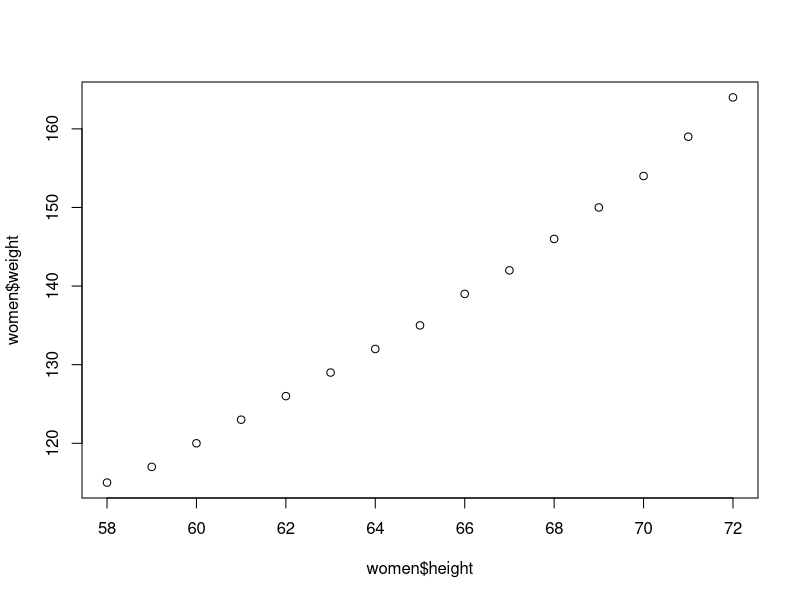
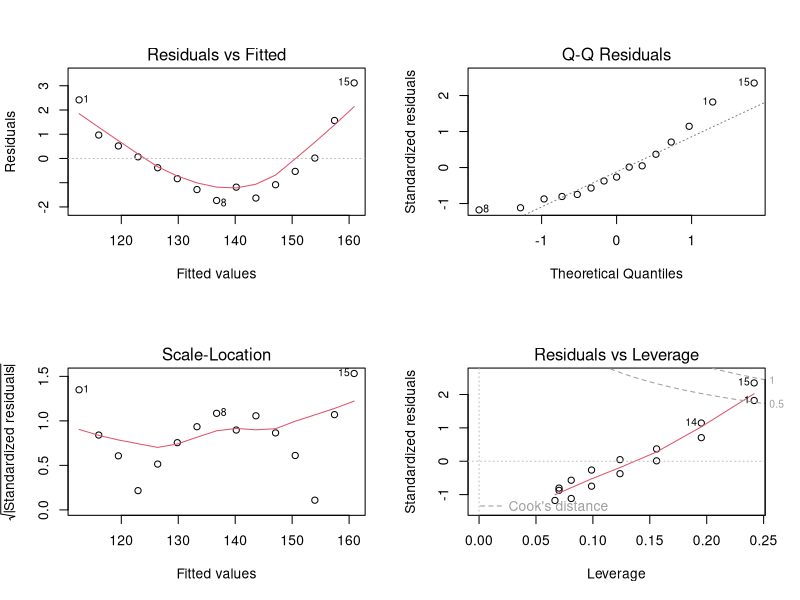
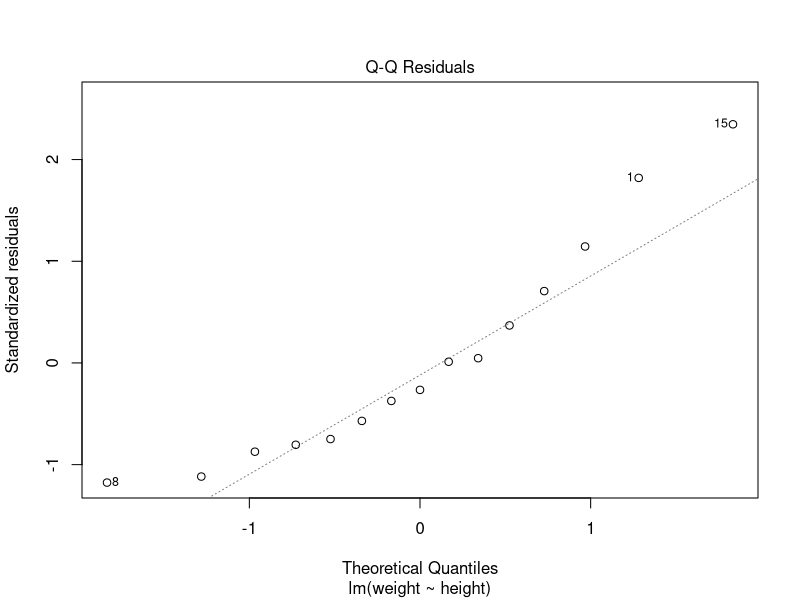
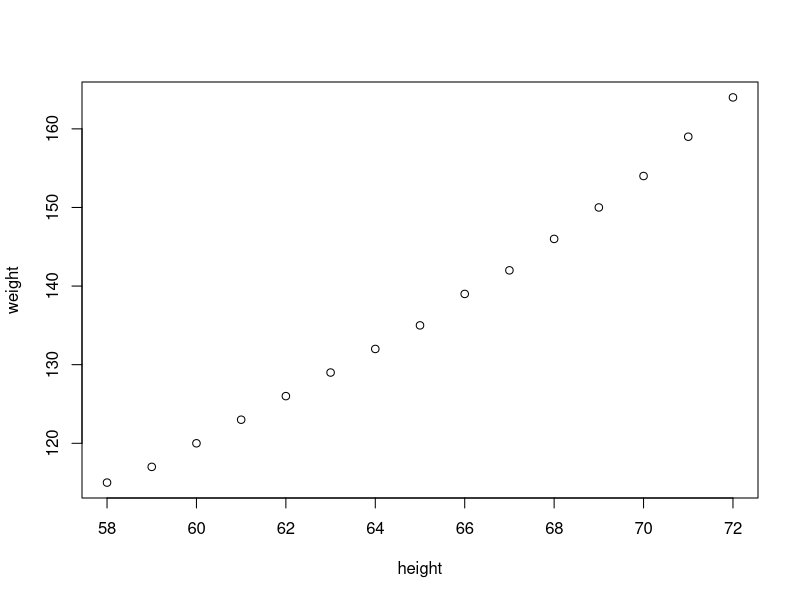

Write the R code that produced these figures, in order. (Note: this script raises an error after producing the figures.)
# Simple Linear Regression : Built in Data Set Women
# Check for assumptions of Regression in the data Set
women
?women
str(women)
fit = lm(weight ~ height, data=women)
?plot
#Initial Checks
cor(women$height, women$weight)
#there is Strong and Positive Relationship between height and weight
plot(women$height, women$weight)
par(mfrow=c(2,2))
plot(fit)

#one by one
par(mfrow=c(1,1))
plot(fit, which=2)
plot(women)
residuals(fit)
str(women)
head(women)
women[,2]
fitted(fit)
cbind(women, fitted(fit), predicted=3.45 * women$height - 87)
cbind(women, fitted(fit), residue=fitted(fit)-women$weight, resid(fit))
y = 3.4 * height - 87
plot(residuals(fit))
hist(women$height, breaks=4)
hist(residuals(fit))

hist(residuals(fit), freq=F)
lines(density(residuals(fit)))

#Prediction
ndata = data.frame(height=52.5)
predict(fit, newdata=ndata, type='response')


#Assumptions Regression
#Linearity----
#Linearity of the data. The relationship between the predictor (x) and the outcome (y) is assumed to be linear.
# component + residual plot 
plot(women$height, fitted(fit))
plot(residuals(fit) ~ fitted(fit))
plot(fit, which=1)
#residuals should be randomly distributed and not increase or decrease 


#Normality----
#Normality of residuals. The residual errors are assumed to be normally distributed.
plot(density(resid(fit)))
plot(fit, which=2)

#Homoscedasticity----
#Homogeneity of residuals variance. The residuals are assumed to have a constant variance (homoscedasticity - opposite of heteroscedasticity)
plot(fit, which=3)
#No funnel shape, random distribution of residuals
plot(fit, which=4)

#Auto-Correlation----
#Independence of residuals error terms. (Not dependent on previous values)
car::durbinWatsonTest(fit)
#pvalue < 0; Ho that there is no correlation (r2=0) is accepted

#Outliers
plot(fit, which=4)
#potential outliers are highlighted 1, 14, 15 row
women[c(1,14,15),]
summary(fit)

#Lets remove these values and then find R2
fit2 = lm(weight ~ height, data=women[-c(1,14,15),])
summary(fit2)
(summary(fit))$r.squared
(summary(fit2))$r.squared
AIC(fit, fit2) #lower value of AIC is better


#Potential Problems
#Non-linearity of the outcome - predictor relationships
#Heteroscedasticity: Non-constant variance of error terms.
#Auto Collinearity, Multi-collinearity
#Presence of influential values in the data that can be:
#Outliers: extreme values in the outcome (y) variable
#High-leverage points: extreme values in the predictors (x) variable

#All these assumptions and potential problems can be checked by producing some diagnostic plots visualizing the residual errors.
par(mfrow=c(2,2))
plot(fit1)
